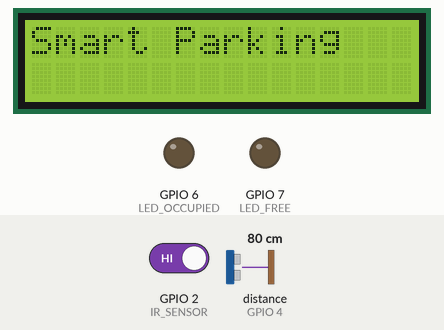
The sketch below on a simulated ESP8266 (NodeMCU). Shown: 16×2 character LCD, output pins drawn as LEDs (lit = HIGH). Wiring (inferred from the names in the program): ultrasonic range finder: trigger GPIO 3; echo GPIO 4. The inputs (shaded band) are chosen by the test bench; at power-on: GPIO 2 (IR_SENSOR) HIGH, distance to the obstacle (sensor on GPIO 4) 80 cm. The echo pulse lasts 58.3 µs per cm; WiFi joins after 1.5 s; servers stay silent unless stated; pins used as bus, display or sensor lines are not drawn.

Above: at 0.1 s.
At 3.6 s:
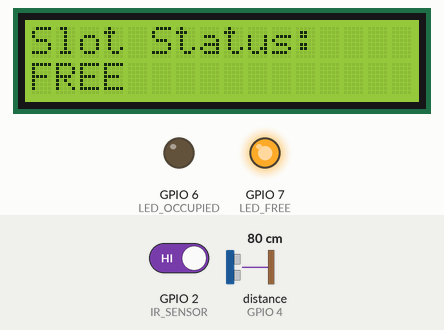
Timing chart, 0 to 5.1 s (numbered marks = the images above):
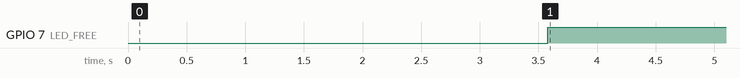

Measured:
- by itself, GPIO 7 (LED_FREE): LOW → HIGH at 3.6 s

The sketch:

final_system.ino
```cpp
// FINAL INTEGRATED SMART PARKING SYSTEM

#include <LiquidCrystal.h>
#include <ESP8266WiFi.h>

// WiFi Credentials
const char* ssid = "YOUR_WIFI_NAME";
const char* password = "YOUR_WIFI_PASSWORD";

// LCD Setup
LiquidCrystal lcd(12, 11, 5, 4, 3, 2);

// Sensor Pins
#define IR_SENSOR 2
#define TRIG_PIN 3
#define ECHO_PIN 4
#define LED_OCCUPIED 6
#define LED_FREE 7

WiFiServer server(80);

long duration;
int distance;
bool isOccupied = false;

void setup() {
  Serial.begin(9600);

  // Pin Modes
  pinMode(IR_SENSOR, INPUT);
  pinMode(TRIG_PIN, OUTPUT);
  pinMode(ECHO_PIN, INPUT);
  pinMode(LED_OCCUPIED, OUTPUT);
  pinMode(LED_FREE, OUTPUT);

  // LCD Init
  lcd.begin(16, 2);
  lcd.print("Smart Parking");
  delay(2000);
  lcd.clear();

  // WiFi Init
  WiFi.begin(ssid, password);
  lcd.print("Connecting WiFi");

  while (WiFi.status() != WL_CONNECTED) {
    delay(500);
  }

  lcd.clear();
  lcd.print("WiFi Connected");

  server.begin();
}

void loop() {
  int irStatus = digitalRead(IR_SENSOR);
  distance = getDistance();

  // Sensor Fusion Logic
  if (irStatus == LOW && distance < 10) {
    isOccupied = true;
  } else {
    isOccupied = false;
  }

  // LED Output
  if (isOccupied) {
    digitalWrite(LED_OCCUPIED, HIGH);
    digitalWrite(LED_FREE, LOW);
  } else {
    digitalWrite(LED_OCCUPIED, LOW);
    digitalWrite(LED_FREE, HIGH);
  }

  // LCD Display
  lcd.clear();
  lcd.setCursor(0, 0);
  lcd.print("Slot Status:");

  lcd.setCursor(0, 1);
  if (isOccupied) {
    lcd.print("OCCUPIED");
  } else {
    lcd.print("FREE");
  }

  // WiFi Server
  WiFiClient client = server.available();
  if (client) {
    client.println("HTTP/1.1 200 OK");
    client.println("Content-Type: text/html");
    client.println("");

    client.println("<html><body>");
    client.println("<h1>Smart Parking</h1>");
    if (isOccupied) {
      client.println("<p>Status: OCCUPIED</p>");
    } else {
      client.println("<p>Status: FREE</p>");
    }
    client.println("</body></html>");

    client.stop();
  }

  delay(1000);
}

// Ultrasonic Function
int getDistance() {
  digitalWrite(TRIG_PIN, LOW);
  delayMicroseconds(2);

  digitalWrite(TRIG_PIN, HIGH);
  delayMicroseconds(10);
  digitalWrite(TRIG_PIN, LOW);

  duration = pulseIn(ECHO_PIN, HIGH);
  distance = duration * 0.034 / 2;

  return distance;
}
```
